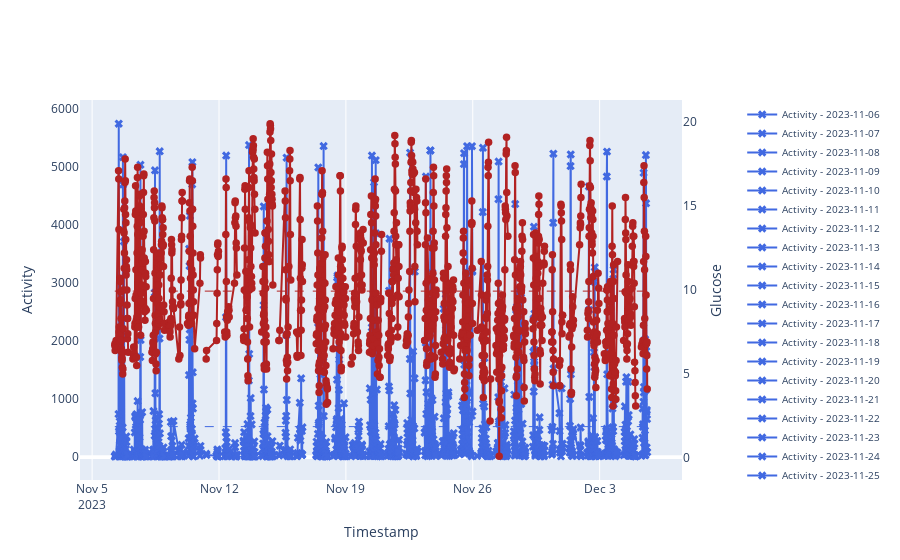

Write notebook code for a chart like this one.
### Code cell
fig = go.Figure()

for day, group in actgluco.groupby(actgluco.Timestamp.dt.date):
    fig.add_trace(go.Scatter(x=group.Timestamp, y=group['Activity'], mode='lines+markers', name=f'Activity - {day}',
                             yaxis='y1', marker=dict(symbol='x', size=7.5), line=dict(color='royalblue')))

for day, group in actgluco.groupby(actgluco.Timestamp.dt.date):
    fig.add_trace(go.Scatter(x=group.Timestamp, y=group['Glucose'], mode='lines+markers', name=f'Glucose - {day}',
                             yaxis='y2', marker=dict(symbol='circle', size=7.5), line=dict(color='firebrick')))

fig.add_shape(type="line", x0=min(actgluco.Timestamp), y0=actgluco['Activity'].mean(), x1=max(actgluco.Timestamp), y1=actgluco['Activity'].mean(),
              line=dict(color="royalblue", width=1, dash='dash'), yref='y1')
fig.add_shape(type="line", x0=min(actgluco.Timestamp), y0=actgluco['Glucose'].mean(), x1=max(actgluco.Timestamp), y1=actgluco['Glucose'].mean(),
              line=dict(color="firebrick", width=1, dash='dash'), yref='y2')

fig.update_layout(
    yaxis=dict(title='Activity', side='left', showgrid=False),
    yaxis2=dict(title='Glucose', overlaying='y', side='right', showgrid=False),
    legend=dict(x=1.1, y=1, font=dict(size=10))
)

fig.update_xaxes(title='Timestamp')
fig.show()
